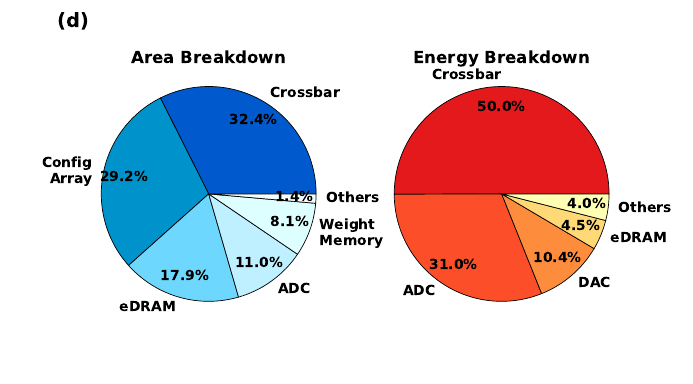

Write Python code to recreate this figure.
import numpy as np
import pandas as pd
import matplotlib.pyplot as plt
from matplotlib import rcParams

rcParams['font.weight'] = 'bold'

tile_per_chip = 128
ima_per_tile = 9
cu_per_ima = 64

area = {
    'Crossbar': tile_per_chip * ima_per_tile * cu_per_ima * 400,
    'Configuration Array': tile_per_chip * ima_per_tile * cu_per_ima * 360,
    'eDRAM': 16268000,
    'ADC': tile_per_chip * ima_per_tile * 8703.01,
    'Weight Memory': tile_per_chip * ima_per_tile * cu_per_ima * 100,
    'IR': tile_per_chip * ima_per_tile * 360,
    'IMA_OR': tile_per_chip * ima_per_tile * 360,
    'DAC': tile_per_chip * ima_per_tile * 170,
    'Tile_OR': tile_per_chip * 1181.25,
    'SH': tile_per_chip * ima_per_tile * cu_per_ima * 1.211
}

summarized_area = {
    'Crossbar': area['Crossbar'],
    'Config\nArray': area['Configuration Array'],
    'eDRAM': area['eDRAM'],
    'ADC': area['ADC'],
    'Weight\nMemory': area['Weight Memory'],
    'Others': area['IR'] + area['IMA_OR'] + area['DAC'] + area['Tile_OR'] + area['SH']
}

df_ResPIM = pd.read_csv('../results/ResPIM.csv')

energy = {
    'Crossbar': df_ResPIM.iloc[-1]['CB'],
    'ADC': df_ResPIM.iloc[-1]['ADC'],
    'DAC': df_ResPIM.iloc[-1]['DAC'],
    'eDRAM': df_ResPIM.iloc[-1]['eDRAM'],
    'Tile_OR': df_ResPIM.iloc[-1]['tile_OR'],
    'IR': df_ResPIM.iloc[-1]['IR'],
    'IMA_OR': df_ResPIM.iloc[-1]['IMA_OR'],
    'Configuration Array': df_ResPIM.iloc[-1]['configuration_array'],
    'SH': df_ResPIM.iloc[-1]['SH'],
    'Weight Memory': df_ResPIM.iloc[-1]['weight_memory']
}

summarized_energy = {
    'Crossbar': energy['Crossbar'],
    'ADC': energy['ADC'],
    'DAC': energy['DAC'],
    'eDRAM': energy['eDRAM'],
    'Others': energy['Tile_OR'] + energy['IR'] + energy['IMA_OR'] + energy['Configuration Array'] + energy['SH'] + energy['Weight Memory']
}

plt.figure(figsize=(6.93, 3.84))

plt.subplot(1, 2, 1)
colors = ['#005acd', '#0093cb', '#6dd7fd', '#bef0ff', '#deffff', '#f5ffff']
wedgeprops = {'edgecolor': 'black', 'linewidth': 0.5, 'antialiased': True}
plt.pie(list(summarized_area.values()), labels=list(summarized_area.keys()), radius=1.1, colors=colors, wedgeprops=wedgeprops, autopct='%1.1f%%', pctdistance=0.8)
plt.title('Area Breakdown', weight='bold')

plt.subplot(1, 2, 2)
colors = ['#E3191C', '#FC4E29', '#FD8D3C', '#FED976', '#FFFFB3']
wedgeprops = {'edgecolor': 'black', 'linewidth': 0.5, 'antialiased': True}
plt.pie(list(summarized_energy.values()), labels=list(summarized_energy.keys()), radius=1.1, colors=colors, wedgeprops=wedgeprops, autopct='%1.1f%%', pctdistance=0.8)
plt.title('Energy Breakdown', weight='bold')

plt.text(-4.55, 1.7, '(d)', fontsize=14)
plt.savefig('area_energy.pdf')
plt.show()
